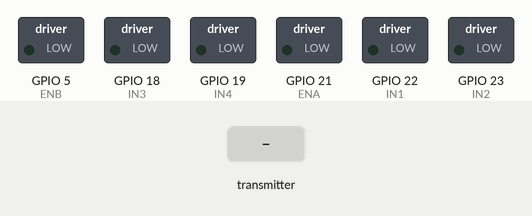
Recording of a sketch running on a simulated ESP32. On the bench: switched loads named in the sketch (green lamp = pin HIGH). Inputs (shaded band) come from the test bench. What the sketch prints to the serial monitor is not drawn.

Above: at 3.2 s.
3.3 s: the transmitter starts sending data3 = 25
At 3.7 s:
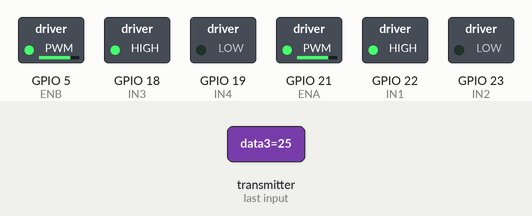
4.8 s: the transmitter starts sending data4 = 50
At 5.2 s:
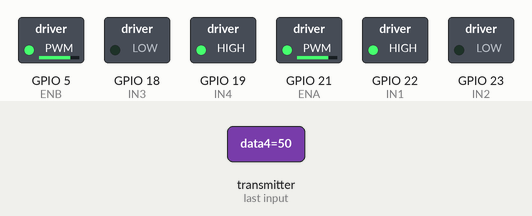
6.3 s: the transmitter starts sending data3 = 0
At 6.7 s:
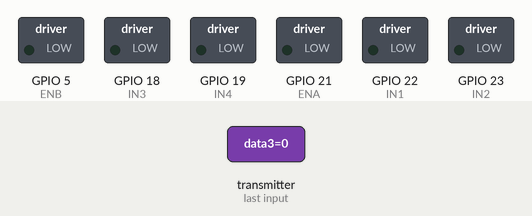
8.3 s: the transmitter starts sending data3 = 50
At 9.5 s:
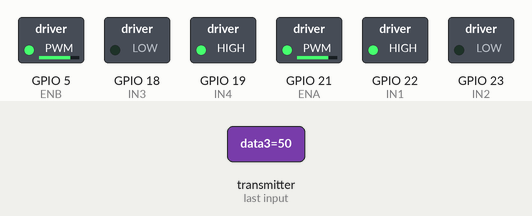
9.8 s: the transmitter starts sending data4 = 0
At 11.1 s:
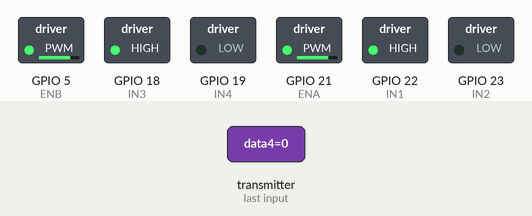
Timing chart, 0 to 12.3 s (numbered marks = the images above; inputs shaded):
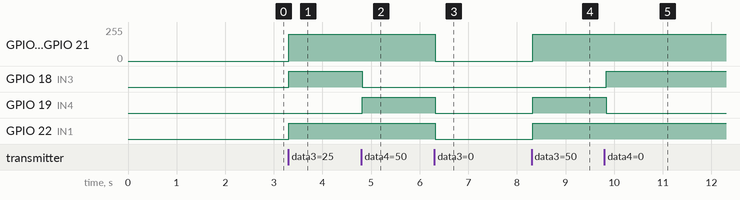

The sketch:

suitcase.ino
```cpp
#include <esp_now.h>
#include <WiFi.h>
#include "motors.h"

// ========== Data Structure (from user ESP32) ==========
typedef struct struct_message {
  uint8_t msg_type;      // 0=MOVE, 1=STEP, 2=STATUS, 3=ACTIVITY, 4=STABILITY
  float data1;           // distance or confidence
  float data2;           // direction
  float data3;           // velocity magnitude
  float data4;           // heading
  uint32_t step_count;
  char text[20];
  uint32_t timestamp;
} struct_message;

struct_message incomingData;

// ========== User State ==========
typedef struct user_pos {
  float heading;         // User heading (deg)
  bool is_moving;        // Movement state
  uint32_t last_update;  // Timestamp of last packet
} user_pos_t;

user_pos_t userPos;

// ========== Constants ==========
#define TIMEOUT_MS 2000  // Timeout for communication loss
#define MOVEMENT_THRESHOLD 0.10  // Same as user ESP32

// ========== Function Prototypes ==========
void onReceive(const esp_now_recv_info *info, const uint8_t *data, int len);
void updateFollowLogic();

// ========== Setup ==========
void setup() {
  Serial.begin(115200);
  delay(2000);

  // Initialize motors
  initMotors();

  // Initialize Wi-Fi in STA mode for ESP-NOW
  WiFi.mode(WIFI_STA);
  if (esp_now_init() != ESP_OK) {
    Serial.println("❌ Error initializing ESP-NOW");
    return;
  }

  // Register receive callback
  esp_now_register_recv_cb(onReceive);

  Serial.println("✓ Suitcase receiver ready.");
}

// ========== Main Loop ==========
void loop() {
  // If user data is stale, stop motors
  if (millis() - userPos.last_update > TIMEOUT_MS) {
    stopAll();
  } else {
    updateFollowLogic();
  }

  delay(50);
}

// ========== ESP-NOW Receive ==========
void onReceive(const esp_now_recv_info *info, const uint8_t *data, int len) {
  if (len != sizeof(struct_message)) return;

  memcpy(&incomingData, data, sizeof(struct_message));
  userPos.last_update = millis();

  // Extract only what we need
  userPos.heading = incomingData.data4;

  // Determine if user is moving
  if (incomingData.msg_type == 0 || incomingData.msg_type == 2) {  // MOVE or STATUS
    userPos.is_moving = (incomingData.data3 > MOVEMENT_THRESHOLD);
  }

  Serial.printf("Recv | Heading: %.2f | Vel: %.2f | Moving: %s\n",
                userPos.heading,
                incomingData.data3,
                userPos.is_moving ? "YES" : "NO");
}

// ========== Follow Logic ==========
void updateFollowLogic() {
  if (!userPos.is_moving) {
    stopAll();
    return;
  }

  // Calculate heading error (simplified)
  float heading_error = userPos.heading;
  if (heading_error > 180) heading_error -= 360;
  if (heading_error < -180) heading_error += 360;


  if (abs(heading_error) < 45) {
    // Move straight
    goForward();
  } else if (heading_error < 45) {
    // Turn right
    turnRight();
  } else if (heading_error > -45) {
    // Turn left
    turnLeft();
  }

  // Debug output
  Serial.printf("Move | Heading error: %.1f | Moving: %s\n",
                heading_error, userPos.is_moving ? "YES" : "NO");
}
```

motors.cpp
```cpp
#include "motors.h"

// ====== PWM Parameters ======
const int pwmFreq = 1000; // 1 kHz
const int pwmRes  = 8;    // 8-bit resolution (0–255)

// ====== Speed Control Variables ======
const int BASE_SPEED = 200;
// const int TURN_ADJUST = 140;

// ---- Internal helper functions ----
static void setSpeedA(uint8_t spd) { ledcWrite(ENA, spd); }
static void setSpeedB(uint8_t spd) { ledcWrite(ENB, spd); }

// ---- Initialization ----
void initMotors() {
  // Set direction pins
  pinMode(IN1, OUTPUT);
  pinMode(IN2, OUTPUT);
  pinMode(IN3, OUTPUT);
  pinMode(IN4, OUTPUT);

  // Attach PWM to enable pins (ESP32 ledc API)
  ledcAttach(ENA, pwmFreq, pwmRes);
  ledcAttach(ENB, pwmFreq, pwmRes);

  // Stop both motors initially
  stopAll();
}

// ---- Motor A control ----
void forwardA(uint8_t spd)  { digitalWrite(IN1, HIGH); digitalWrite(IN2, LOW);  setSpeedA(spd); }
void backwardA(uint8_t spd) { digitalWrite(IN1, LOW);  digitalWrite(IN2, HIGH); setSpeedA(spd); }
void stopA()                { digitalWrite(IN1, LOW);  digitalWrite(IN2, LOW);  setSpeedA(0);   }
void brakeA()               { digitalWrite(IN1, HIGH); digitalWrite(IN2, HIGH); setSpeedA(0);   }

// ---- Motor B control ----
void forwardB(uint8_t spd)  { digitalWrite(IN3, HIGH); digitalWrite(IN4, LOW);  setSpeedB(spd); }
void backwardB(uint8_t spd) { digitalWrite(IN3, LOW);  digitalWrite(IN4, HIGH); setSpeedB(spd); }
void stopB()                { digitalWrite(IN3, LOW);  digitalWrite(IN4, LOW);  setSpeedB(0);   }
void brakeB()               { digitalWrite(IN3, HIGH); digitalWrite(IN4, HIGH); setSpeedB(0);   }

// ---- Suitcase control ----
void goForward()  {forwardA(BASE_SPEED); forwardB(BASE_SPEED);}
void goReverse()  {backwardA(BASE_SPEED); backwardB(BASE_SPEED);}
void turnRight()  {backwardA(BASE_SPEED); forwardB(BASE_SPEED);}
void turnLeft()   {forwardA(BASE_SPEED); backwardB(BASE_SPEED);}
void stopAll()    {stopA(); stopB();}
```

motors.h
```cpp
#ifndef MOTORS_H
#define MOTORS_H

#include <Arduino.h>

// ====== Pin Definitions ======
#define ENA 21   // PWM / Enable for Motor A
#define IN1 22   // Direction 1 for Motor A
#define IN2 23   // Direction 2 for Motor A

#define ENB 5    // PWM / Enable for Motor B
#define IN3 18   // Direction 1 for Motor B
#define IN4 19   // Direction 2 for Motor B

// ====== Function Declarations ======
void initMotors();
void goForward();
void goReverse();
void turnLeft();
void turnRight();
void stopAll();

// void forwardA(uint8_t speed);
// void backwardA(uint8_t speed);
// void stopA();
// void brakeA();

// void forwardB(uint8_t speed);
// void backwardB(uint8_t speed);
// void stopB();
// void brakeB();

#endif
```

Measured:
- after the input at 3.3 s, GPIO 5 (ENB), GPIO 21 (ENA): 0/255 → 199/255 at once; GPIO 18 (IN3), GPIO 22 (IN1): LOW → HIGH at once
- after the input at 4.8 s, GPIO 18 (IN3): HIGH → LOW at once; GPIO 19 (IN4): LOW → HIGH at once
- after the input at 6.3 s, GPIO 5 (ENB), GPIO 21 (ENA): 199/255 → 0/255 at once; GPIO 19 (IN4), GPIO 22 (IN1): HIGH → LOW at once
- after the input at 8.3 s, GPIO 5 (ENB), GPIO 21 (ENA): 0/255 → 199/255 at once; GPIO 19 (IN4), GPIO 22 (IN1): LOW → HIGH at once
- after the input at 9.8 s, GPIO 18 (IN3): LOW → HIGH at once; GPIO 19 (IN4): HIGH → LOW at once
